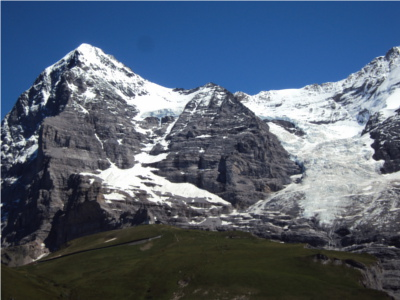
#> input picture images/mountain-scene-image-001.jpg, 400 x 300 px, found by its file name
$ jupyter execute --allow-errors Image-Mosaicking-Implementation-Step-by-Step--OpenCV-Python.ipynb   (shell and % lines are left out)
#> lines starting #> are read from the running program, lines starting #| are printed output that depends on the picture
[cell 1]
# Checking the environment
import sys
# I/O
import os
# OpenCV
import cv2
# Numpy
import numpy as np
# matplotlib
import matplotlib.pyplot as plt
import matplotlib.image as mpimg

# Make figures visible

print("Python version : {0} ".format(sys.version))
print("OpenCV version : {0} ".format(cv2.__version__))
print("Numpy version  : {0}".format(np.__version__))

[cell 2]
# Corner Detection using Harris-Shi-Tomasi Feature Detector

import os
import numpy as np
import cv2
import matplotlib.pyplot as plt
import matplotlib.image as mpimg


IMG = os.path.join("resources","images","maple-leaves.jpg")
#> (the rest of this cell did not finish here and is left out)

[cell 3]
# Harris Corner Detection using OpenCV
# using cv2.cornerHarris()

import os
import numpy as np
import cv2
import matplotlib.pyplot as plt
import matplotlib.image as mpimg


IMG = os.path.join("resources","images","maple-leaves.jpg")
#> (the rest of this cell did not finish here and is left out)

[cell 4]
# Harris Corner Detection using OpenCV with Sub-Pixel Accuracy
# using cv2.cornerSubPix()  & cv2.connectedComponentsWithStats

import os
import numpy as np
import cv2
import matplotlib.pyplot as plt
import matplotlib.image as mpimg


IMG = os.path.join("resources","images","maple-leaves.jpg")
#> (the rest of this cell did not finish here and is left out)

[cell 5]
# FAST - Features from Accelerated Segment Test
import cv2
import numpy as np
import matplotlib.pyplot as plt
import matplotlib.image as mpimg


IMG = os.path.join("resources","images","maple-leaves.jpg")
#> (the rest of this cell did not finish here and is left out)

[cell 6]
# ORB - Oriented FAST and Rotated BRIEF
import cv2
import numpy as np
import matplotlib.pyplot as plt
import matplotlib.image as mpimg


IMG = os.path.join("resources","images","maple-leaves.jpg")
#> (the rest of this cell did not finish here and is left out)

[cell 7]
# Brute-Force Matcher - Best Match Example

import cv2
import numpy as np
import matplotlib.pyplot as plt
import matplotlib.image as mpimg


# query image
# IMG   = os.path.join("resources","images","card.png")
# IMG   = os.path.join("resources","images","box.png")
# IMG   = os.path.join("resources","images","template-03.jpg")
IMG1   = os.path.join("resources","images","maple-leaf.jpg")
#> (the rest of this cell did not finish here and is left out)

[cell 8]
# Brute-Force Matcher - K-Nearest Match Example

import cv2
import numpy as np
import matplotlib.pyplot as plt
import matplotlib.image as mpimg


# query image
# IMG1   = os.path.join("resources","images","box.png")
IMG1   = os.path.join("resources","images","maple-leaf.jpg")
#> (the rest of this cell did not finish here and is left out)

[cell 9]
# FLANN Based Matcher

import cv2
import numpy as np
import matplotlib.pyplot as plt
import matplotlib.image as mpimg


# query image
# IMG1   = os.path.join("resources","images","box.png")
IMG1   = os.path.join("resources","images","maple-leaf.jpg")
#> (the rest of this cell did not finish here and is left out)

[cell 10]
# Homography - To transfrom between two frames containing the same object

import cv2
import numpy as np
import matplotlib.pyplot as plt
import matplotlib.image as mpimg


MIN_MATCH_COUNT = 10
#> MIN_MATCH_COUNT = 10

# query image
# IMG   = os.path.join("resources","images","pikachu.png")
IMG1   = os.path.join("resources","images","mountain-scene-image-001.jpg")
# IMG1   = os.path.join("resources","images","leaf-01.jpg")
img1  = mpimg.imread(IMG1)
#> img1 is the input picture: shape (300, 400, 3); mean R, G, B 82.9, 95.7, 113.4
copy1 = img1.copy()
if (len(copy1.shape) > 2):
    copy1 = cv2.cvtColor(copy1, cv2.COLOR_BGR2GRAY)
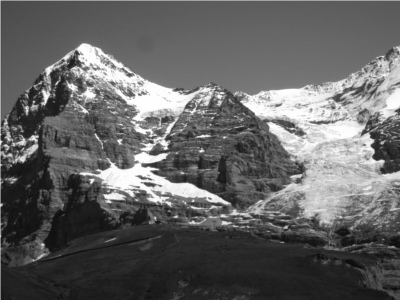
#> copy1: shape (300, 400); min 11, max 255, mean 99.5

# train image
# IMG2  = os.path.join("resources","images","pikachu_in_scene.jpg")
IMG2  = os.path.join("resources","images","mountain-scene-image-002.jpg")
# IMG2   = os.path.join("resources","images","leaf-02.jpg")
img2  = mpimg.imread(IMG2)
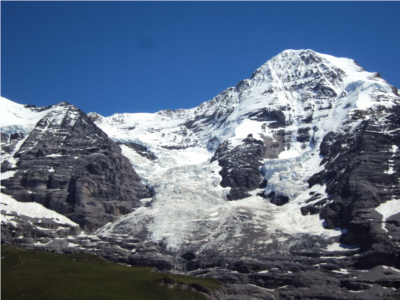
#> input picture images/mountain-scene-image-002.jpg, 400 x 300 px, found by its file name
#> img2 is the input picture: shape (300, 400, 3); mean R, G, B 93, 108.6, 131
copy2 = img2.copy()
if (len(copy2.shape) > 2):
    copy2 = cv2.cvtColor(copy2, cv2.COLOR_BGR2GRAY)
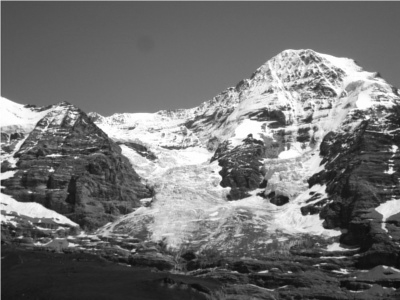
#> copy2: shape (300, 400); min 9, max 255, mean 113.5


#############################################
####   NOT AVAILABLE IN OPENCV ANYMORE  #####
#############################################
# Initiate SIFT detector
# sift = cv2.xfeatures2d.SIFT_create()
# find the keypoints and descriptors with SIFT
# kp1, des1 = sift.detectAndCompute(img1,None)
# kp2, des2 = sift.detectAndCompute(img2,None)
#############################################

#############################################
# TO USE THE ORB DETECTOR INSTAED OF SIFT   #
#############################################
# Initiate ORB detector
orb = cv2.ORB_create()
# find the keypoints and descriptors with ORB
kp1, des1 = orb.detectAndCompute(copy1,None)
#> kp1 = 500 keypoints; strongest (x, y, size): (166, 148, 31), (152, 171, 31), (368, 134, 31), (167, 142, 31)
kp2, des2 = orb.detectAndCompute(copy2,None)
#> kp2 = 500 keypoints; strongest (x, y, size): (250, 135, 31), (219, 172, 31), (221, 167, 31), (221, 184, 37.2)
#############################################

# draw only keypoints location,not size and orientation
cv2.drawKeypoints(img1, kp1, copy1, flags=cv2.DRAW_MATCHES_FLAGS_DRAW_RICH_KEYPOINTS)
cv2.drawKeypoints(img2, kp2, copy2, flags=cv2.DRAW_MATCHES_FLAGS_DRAW_RICH_KEYPOINTS)

plt.figure("Computed ORB features from each scene image", figsize=(9,4))

plt.subplot(121)
plt.xticks([]), plt.yticks([])
plt.imshow(copy1)
plt.title("Mountain scene image 1")

plt.subplot(122)
plt.xticks([]), plt.yticks([])
plt.imshow(copy2)
plt.title("Mountain scene image 2")
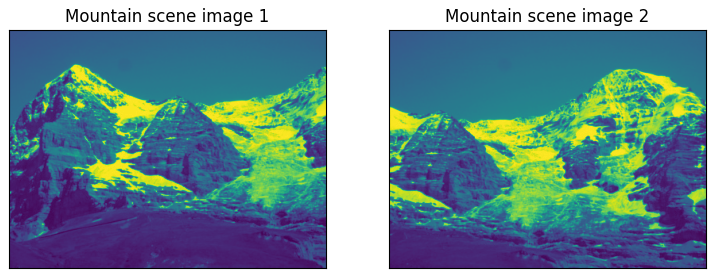
#> figure drawn by matplotlib, 2 panels

[cell 11]
# FLANN parameters
# FLANN_INDEX_KDTREE = 0
# index_params = dict(algorithm = FLANN_INDEX_KDTREE, trees = 5)
#############################################
# ORB yields binary features
# - We need to use a BFMatcher with HAMMING norm instead.
#############################################
# https://answers.opencv.org/question/11209/unsupported-format-or-combination-of-formats-in-buildindex-using-flann-algorithm/
# https://docs.opencv.org/master/dc/dc3/tutorial_py_matcher.html
# https://docs.opencv.org/3.4/dc/dc3/tutorial_py_matcher.html
# http://datahacker.rs/feature-matching-methods-comparison-in-opencv/
# https://docs.opencv.org/master/d4/d5d/group__features2d__draw.html
#############################################
# https://stackoverflow.com/questions/30152498/opencv-hamming-distance-between-flann-matches
#############################################
# While using ORB, you can pass the following.
FLANN_INDEX_LSH = 6
index_params= dict(algorithm = FLANN_INDEX_LSH,
               table_number = 6, # 12
               key_size = 12,     # 20
               multi_probe_level = 1) #2
# [6 lines of commented-out code are left out]
search_params = dict(checks=50)   # or pass empty dictionary
flann = cv2.FlannBasedMatcher(index_params, search_params)
# des1.convertTo(des1, CV_32F)
# des2.convertTo(des2, CV_32F)
matches = flann.knnMatch(des1,des2,k=2)
#> matches = 500 matches

# Need to draw only good matches, so create a mask
matchesMask = [[0,0] for i in range(len(matches))]
#> matchesMask = 500 pairs, first value 0 to 0, second value 0 to 0

# ratio test as per Lowe's paper
for i,(m,n) in enumerate(matches):
    if m.distance < 0.75*n.distance:
        matchesMask[i]=[1,0]
#> after the loop, matchesMask = 500 pairs, first value 0 to 1, second value 0 to 0

draw_params = dict(matchColor = (0,0,255),
                   singlePointColor = (0,255,0),
                   matchesMask = matchesMask,
                   flags = 0)
#> draw_params = 4 items

img3 = cv2.drawMatchesKnn(img1,kp1,img2,kp2,matches,None,**draw_params)
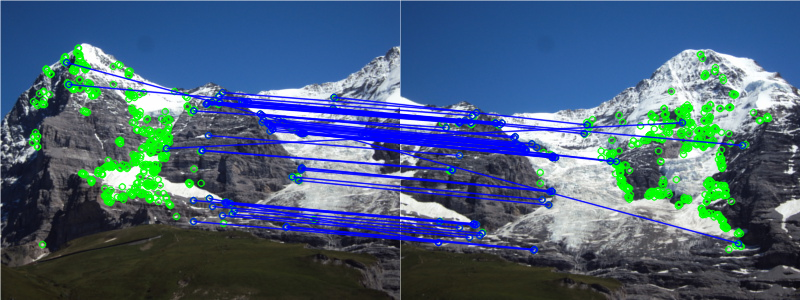
#> img3: shape (300, 800, 3); mean R, G, B 73, 97.5, 122.6

plt.figure("FLANN-Based Feature Matching",figsize=(8,4))

plt.subplot(111)
plt.title("FLANN matched features between the 2 input images")
plt.xticks([]), plt.yticks([])
plt.imshow(img3)

plt.show()

[cell 12]
# FLANN_INDEX_KDTREE = 0
# index_params = dict(algorithm = FLANN_INDEX_KDTREE, trees = 5)
FLANN_INDEX_LSH = 6
index_params= dict(algorithm = FLANN_INDEX_LSH,
               table_number = 6, # 12
               key_size = 12,     # 20
               multi_probe_level = 1) #2

search_params = dict(checks = 50)

flann = cv2.FlannBasedMatcher(index_params, search_params)
matches = flann.knnMatch(des1,des2,k=2)

# store all the good matches as per Lowe's ratio test.
good = []
for m,n in matches:
    if m.distance < 0.80*n.distance:
        good.append(m)
#> after the loop, good = 81 matches
#> `src_pts = np.float32([ kp1[m.queryIdx].pt for m in good ]).reshape(-1,..`: src_pts = 81 rows, first 8: [286, 226], [193, 221], [222, 215], [212, 206], [230, 203], [191, 112], [193, 200], [218, 104]
#> `dst_pts = np.float32([ kp2[m.trainIdx].pt for m in good ]).reshape(-1,..`: dst_pts = 81 rows, first 8: [134, 249], [38, 242], [69, 237], [59, 227], [76, 224], [229, 170], [39, 221], [71, 124]
#> `M, mask = cv2.findHomography(src_pts, dst_pts, cv2.RANSAC,5.0)`: M = [[1.17, -0.069, -170.4], [0.132, 1.1, -7.52], [0.000483, -8.96e-05, 1]]; mask = 81 values, max 1 at index 0, min 0 at index 5, mean 0.741
#> `matchesMask = mask.ravel().tolist()`: matchesMask has the same summary as mask
#> `dst = cv2.perspectiveTransform(pts,M)`: dst = [[-170.4, -7.52], [-196.3, 329.1], [237.3, 320], [249.3, 37.96]]

#> (the rest of this cell did not finish here and is left out)
